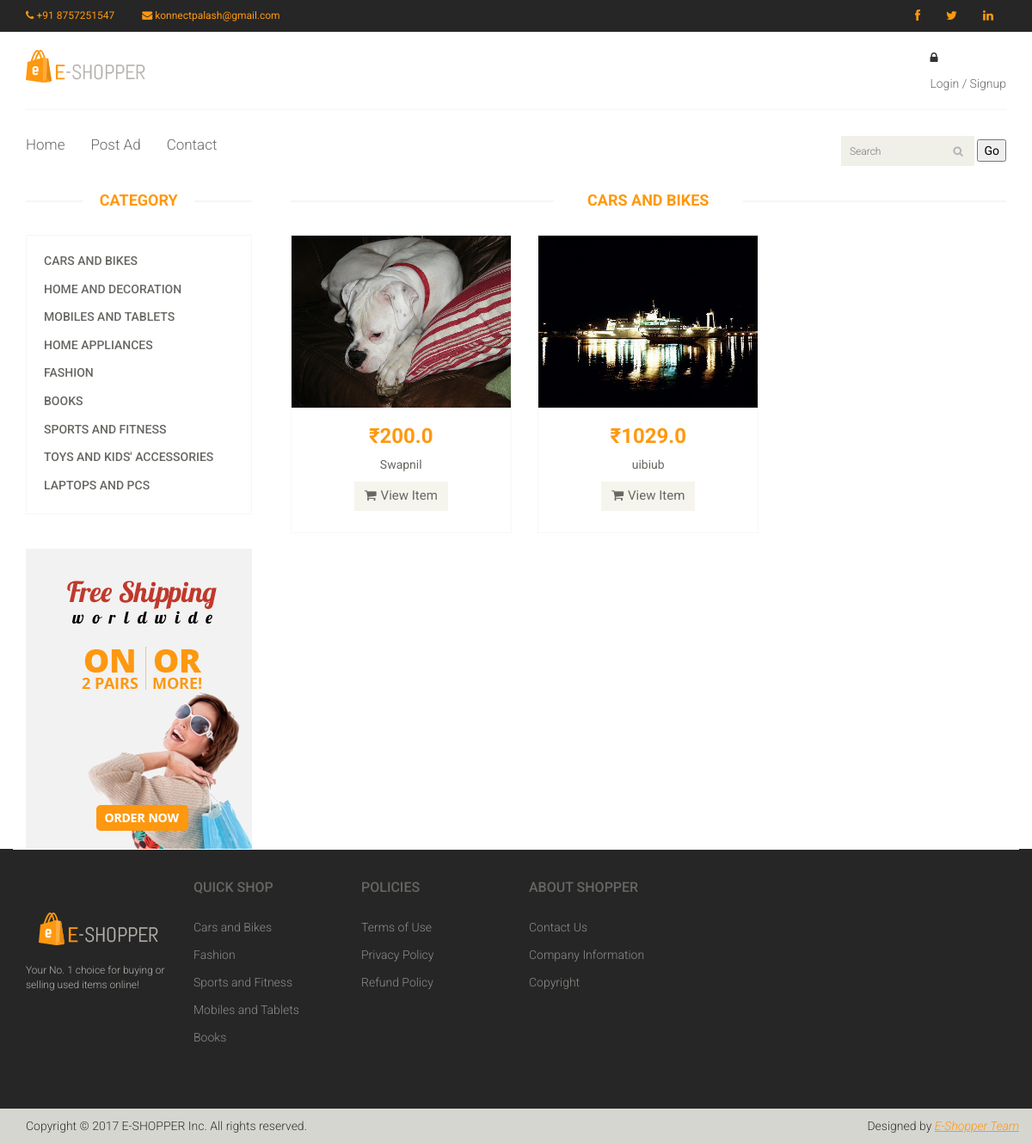
Page /category/1/ on the committed database.
### users/models.py (models this page shows, shortened)
class Item (models.Model):
    CHOICES= (
    ('1','Cars and Bikes'),
    ('2','Home and Decoration'),
    ('3','Mobile and Tablets'),
    ('4','Home appliances'),
    ('5','Fashion'),
    ('6','Books'),
    ('7','Sports and Fitness'),
    ('8','Laptops and PCs'),
    ('9','Toys and Kids Accessories'),
    )
    id = models.AutoField(primary_key=True)
    title = models.CharField(max_length=255)
    date = models.DateField(auto_now=True)
    seller_id = models.ForeignKey(User)
    description = models.TextField()
    price = models.FloatField()
    image = models.ImageField(upload_to='./users/static/')
    quantity = models.IntegerField()
    category = models.CharField(max_length=40,
        choices=CHOICES
        )

### users/views.py (the view)
# urls.py: url(r'^category/(?P<category_name>[\w-]*)/$', views.category, name='category'),
def category(request, category_name=None):
    CHOICES= (
    ('0','NULL'),
    ('1','Cars and Bikes'),
    ('2','Home and Decoration'),
    ('3','Mobile and Tablets'),
    ('4','Home appliances'),
    ('5','Fashion'),
    ('6','Books'),
    ('7','Sports and Fitness'),
    ('8','Laptops and PCs'),
    ('9','Toys and Kids Accessories'),
    )
    name = CHOICES[int(category_name)][1]
    if category_name != 'index' and category_name:
        category.items = Item.objects.filter(category = category_name)
        category.name = category_name
        return render(request, 'category.html', {'items':category.items, 'name':name})

### users/template/category.html (shortened to what this page needs)
{% extends "base.html" %} {% load static %} {% block main %}
<section>
    <div class="container">
        <div class="row">
            <div class="col-sm-3">
                <div class="left-sidebar">
                    <h2>Category</h2>
                    <div class="panel-group category-products" id="accordian">
                        <div class="panel panel-default">
                            <div class="panel-heading">
                                <h4 class="panel-title"><a href="/category/1">Cars and Bikes</a></h4>
                            </div>
                        </div>
                        <div class="panel panel-default">
                            <div class="panel-heading">
                                <h4 class="panel-title"><a href="/category/2">Home and Decoration</a></h4>
                            </div>
                        </div>
                        <div class="panel panel-default">
                            <div class="panel-heading">
                                <h4 class="panel-title"><a href="/category/3">Mobiles and Tablets</a></h4>
                            </div>
                        </div>
                        <div class="panel panel-default">
                            <div class="panel-heading">
                                <h4 class="panel-title"><a href="/category/4">Home Appliances</a></h4>
                            </div>
                        </div>
                        <div class="panel panel-default">
                            <div class="panel-heading">
                                <h4 class="panel-title"><a href="/category/5">Fashion</a></h4>
                            </div>
                        </div>
                        <div class="panel panel-default">
                            <div class="panel-heading">
                                <h4 class="panel-title"><a href="/category/6">Books</a></h4>
                            </div>
                        </div>
                        <div class="panel panel-default">
                            <div class="panel-heading">
                                <h4 class="panel-title"><a href="/category/7">Sports and Fitness</a></h4>
                            </div>
                        </div>
                        <div class="panel panel-default">
                            <div class="panel-heading">
                                <h4 class="panel-title"><a href="/category/9">Toys and Kids' Accessories</a></h4>
                            </div>
                        </div>
                        <div class="panel panel-default">
                            <div class="panel-heading">
                                <h4 class="panel-title"><a href="/category/8">Laptops And PCs</a></h4>
                            </div>
                        </div>
                    </div>
                    <div class="shipping text-center">
                        <img src="{% static 'images/home/shipping.jpg' %}" alt="" />
                    </div>
                </div>
            </div>
            <div class="col-sm-9 padding-right">
                <div class="features_items">
                    <h2 class="title text-center">{{name}}</h2>
                    {% for item in items %}
                    <div class="col-sm-4">
                        <div class="product-image-wrapper">
                            <div class="single-products">
                                <div class="productinfo text-center">
                                    <a href="/item/{{ item.id }}"><img src="/static{{ item.image.url }}" alt="" class="img-responsive girl" style="height:200px; width:300px;" /></a>
                                    <h2>₹{{ item.price }} </h2>
                                    <p>{{ item.title}}</p>
                                    <a href="/item/{{ item.id }}" class="btn btn-default add-to-cart"><i class="fa fa-shopping-cart"></i>View Item</a>
                                </div>
                            </div>
                        </div>
                    </div>
                    {% endfor %}
                </div>
            </div>
        </div>
    </div>
</section>
{% endblock %}

### users/static/css/main.css (style rules this page uses)
body { font-family: 'Roboto', sans-serif; background: ; position: relative; font-weight: 400px; }
a { -webkit-transition: 300ms; -moz-transition: 300ms; -o-transition: 300ms; transition: 300ms; }
h1, h2, h3, h4, h5, h6 { font-family: 'Roboto', sans-serif; }
.girl { margin-left: 0; }
.category-products { border: 1px solid #F7F7F0; margin-bottom: 35px; padding-bottom: 20px; padding-top: 15px; }
.left-sidebar h2, .brands_products h2 { color: #FE980F; font-family: 'Roboto', sans-serif; font-size: 18px; font-weight: 700; margin: 0 auto 30px; text-align: center; text-transform: uppercase; position: relative; z-index: 3; }
.left-sidebar h2:after, h2.title:after { content: " "; position: absolute; border: 1px solid #f5f5f5; bottom: 8px; left: 0; width: 100%; height: 0; z-index: -2; }
.left-sidebar h2:before { content: " "; position: absolute; background: #fff; bottom: -6px; width: 130px; height: 30px; z-index: -1; left: 50%; margin-left: -65px; }
h2.title:before { content: " "; position: absolute; background: #fff; bottom: -6px; width: 220px; height: 30px; z-index: -1; left: 50%; margin-left: -110px; }
.category-products .panel { background-color: #FFFFFF; border: 0px; border-radius: 0px; box-shadow: none; margin-bottom: 0px; }
.category-products .panel-default .panel-heading { background-color: #FFFFFF; border: 0 none; color: #FFFFFF; padding: 5px 20px; }
.category-products .panel-default .panel-heading .panel-title a { color: #696763; font-family: 'Roboto', sans-serif; font-size: 14px; text-decoration: none; text-transform: uppercase; }
.shipping { background-color: #F2F2F2; margin-top: 40px; overflow: hidden; padding-top: 20px; position: relative; }
.padding-right { padding-right: 0; }
.features_items { overflow: hidden; }
h2.title { color: #FE980F; font-family: 'Roboto', sans-serif; font-size: 18px; font-weight: 700; margin: 0 15px; text-transform: uppercase; margin-bottom: 30px; position: relative; }
.product-image-wrapper { border: 1px solid #F7F7F5; overflow: hidden; margin-bottom: 30px; }
.single-products { position: relative; }
.productinfo h2 { color: #FE980F; font-family: 'Roboto', sans-serif; font-size: 24px; font-weight: 700; }
.productinfo p { font-family: 'Roboto', sans-serif; font-size: 14px; font-weight: 400; color: #696763; }
.productinfo img { width: 100%; }
.productinfo { position: relative; }
.add-to-cart { background: #F5F5ED; border: 0 none; border-radius: 0; color: #696763; font-family: 'Roboto', sans-serif; font-size: 15px; margin-bottom: 25px; }
.add-to-cart i { margin-right: 5px; }

### rows in the picture
Item: image (picture), price "200.0", title "Swapnil"
Item: image (picture), price "1029.0", title "uibiub"

### other values in the picture
{{ name }} "CARS AND BIKES"
